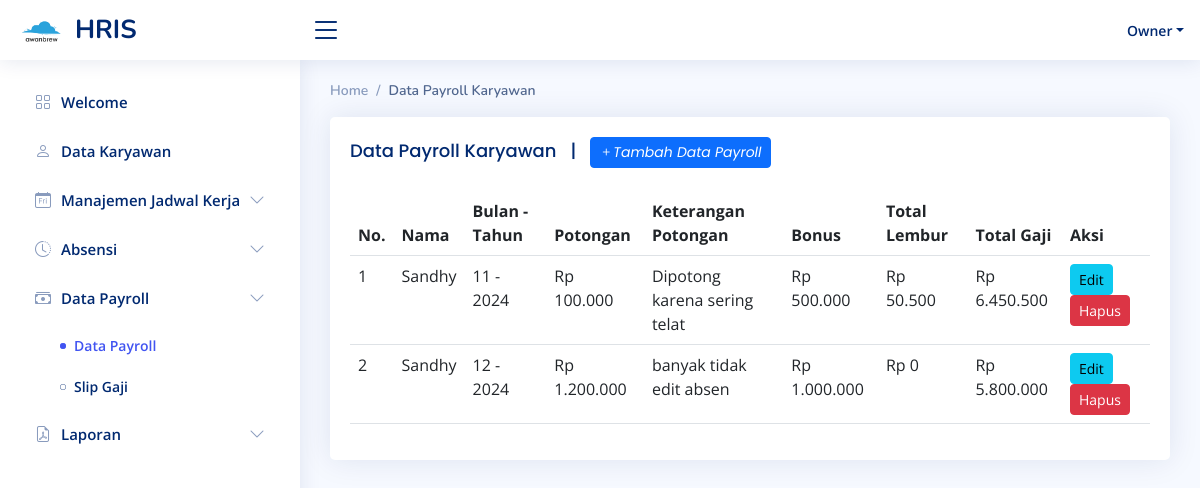
Before: /index.php?page=data_payroll (signed in) with the older database file.
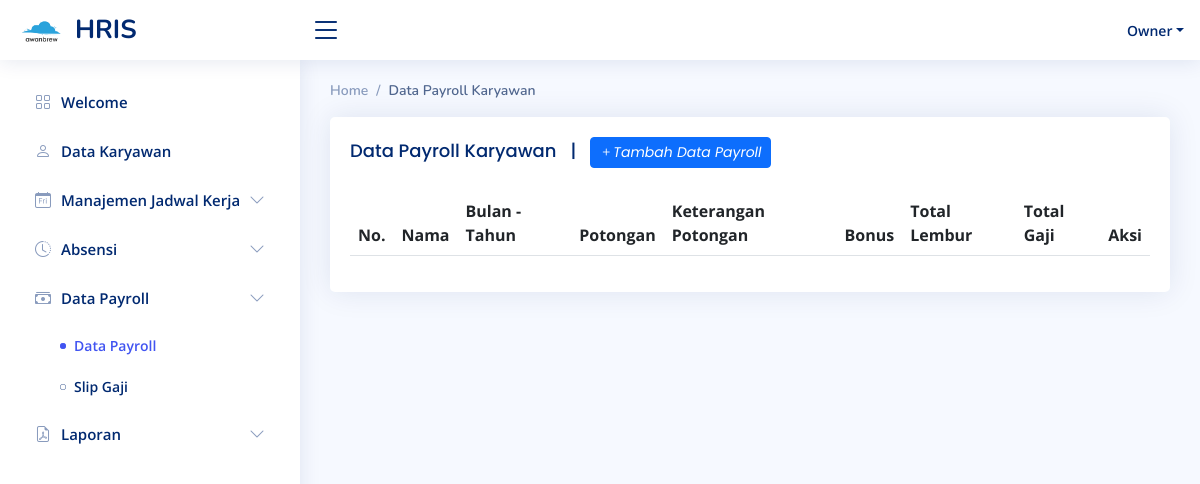
After: the same page with the newer database file.
### tables this page shows
CREATE TABLE `tb_payroll` (
  `id` int(11) NOT NULL,
  `id_karyawan` varchar(255) NOT NULL,
  `bulan_payroll` varchar(255) NOT NULL,
  `tahun_payroll` varchar(255) NOT NULL,
  `potongan` varchar(255) NOT NULL,
  `keterangan_potongan` varchar(255) NOT NULL,
  `bonus` varchar(255) NOT NULL,
  `total_lembur` varchar(255) NOT NULL,
  `total` varchar(255) NOT NULL
);

CREATE TABLE `tb_user` (
  `id` int(11) NOT NULL,
  `name` varchar(255) NOT NULL,
  `password` varchar(255) NOT NULL,
  `role` varchar(255) DEFAULT NULL,
  `salary` varchar(255) DEFAULT NULL,
  `upah_lembur` varchar(255) DEFAULT NULL
);

### pages/data_payroll/data_payroll.php (the view, shortened to what this page needs)
<?php
include 'koneksi.php';
?>
<div class="pagetitle">
    <nav>
        <ol class="breadcrumb">
            <li class="breadcrumb-item">Home</li>
            <li class="breadcrumb-item active">Data Payroll Karyawan</li>
        </ol>
    </nav>
</div>
<section class="section">
    <div class="row">
        <div class="col-lg-12">
            <div class="card">
                <div class="card-body">
                    <h5 class="card-title">
                        Data Payroll Karyawan
                        <?php
                            if ($_SESSION['role'] == 'owner') {
                        ?>
                        &nbsp; | &nbsp;
                        <a href="index.php?page=tambah_data_payroll" class="btn btn-primary btn-sm"><i class="bi bi-plus">Tambah Data Payroll</i></a>
                        <?php
                            }
                        ?>
                    </h5>
                    <table class="table" id="datatable">
                        <thead>
                            <tr>
                                <th>No.</th>
                                <th>Nama</th>
                                <th>Bulan - Tahun</th>
                                <th>Potongan</th>
                                <th>Keterangan Potongan</th>
                                <th>Bonus</th>
                                <th>Total Lembur</th>
                                <th>Total Gaji</th>
                                <?php
                                    if ($_SESSION['role'] == 'owner') {
                                ?>
                                <th>Aksi</th>
                                <?php
                                    }
                                ?>
                            </tr>
                        </thead>
                        <tbody>
                            <?php
                            $no = 1;
                            $id_user =  $_SESSION['id'];
                            if ($_SESSION['role'] == 'owner') {
                                $sql = $conn->query(" SELECT tp.*, tu.name FROM tb_payroll tp LEFT JOIN tb_user tu ON tp.id_karyawan = tu.id  ");
                            }
                            else {
                                $sql = $conn->query(" SELECT tp.*, tu.name FROM tb_payroll tp LEFT JOIN tb_user tu ON tp.id_karyawan = tu.id WHERE tp.id_karyawan = '$id_user'  ");
                            }
                            while ($data = $sql->fetch_assoc()) {
                            ?>
                                <tr>
                                    <td><?php echo $no++; ?></td>
                                    <td><?php echo $data["name"] ?></td>
                                    <td><?php echo $data["bulan_payroll"] ." - " . $data["tahun_payroll"] ;  ?></td>
                                    <td><?php echo "Rp " . number_format($data["potongan"], 0, ',', '.'); ?></td>
                                    <td><?php echo $data["keterangan_potongan"]; ?></td>
                                    <td><?php echo "Rp " . number_format($data["bonus"], 0, ',', '.'); ?></td>
                                    <td><?php echo "Rp " . number_format($data["total_lembur"], 0, ',', '.'); ?></td>
                                    <td><?php echo "Rp " . number_format($data["total"], 0, ',', '.'); ?></td>
                                    <?php
                                        if ($_SESSION['role'] == 'owner') {
                                    ?>
                                     <td>
                                        <form action="index.php?page=ubah_data_payroll" method="POST" style="display:inline;">
                                            <button type="submit" class="btn btn-info btn-sm"><i class="fa fa-edit"></i> Edit</button>
                                        </form>
                                        <a onclick="return confirm('Ingin Menghapus data ?')" href="index.php?page=hapus_data_payroll&id_payroll=<?php echo $data['id'] ?>" class="btn btn-danger btn-sm"><i class="fa fa-trash"></i> Hapus</a>
                                    </td>
                                    <?php
                                        }
                                    ?>
                                </tr>
                            <?php } ?>
                        </tbody>
                    </table>
                </div>
            </div>
        </div>
    </div>
</section>

Changed rows visible on the page:
removed tb_payroll: tb_user.name "Sandhy", bulan_payroll "11", tahun_payroll "2024", potongan "100.000", keterangan_potongan "Dipotong karena sering telat", bonus "500.000", total_lembur "50.500", total "6.450.500"
removed tb_payroll: tb_user.name "Sandhy", bulan_payroll "12", tahun_payroll "2024", potongan "1.200.000", keterangan_potongan "banyak tidak edit absen", bonus "1.000.000", total_lembur "0", total "5.800.000"
